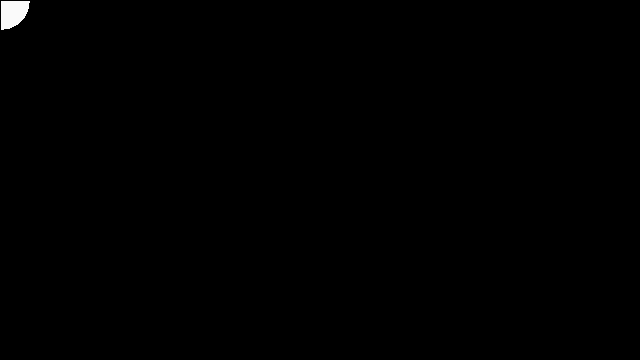
Frame 1 (no input)
Frame 60 (the mouse pressed at the canvas centre just before this capture): identical to frame 1, image omitted
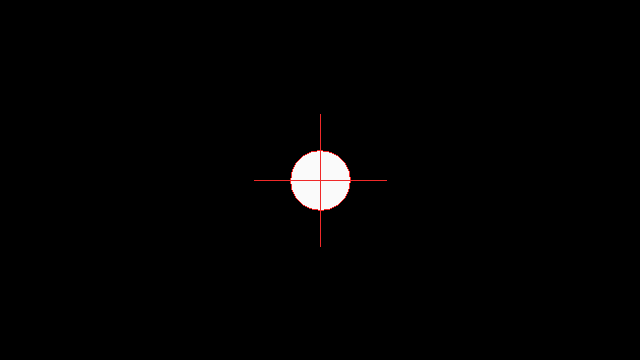
Frame 120 (the mouse held since frame 60 and released just before this capture)

The Processing sketch that drew these frames (run headless with seeded random() and noise(); from frame 60 on, the mouse is pressed at the canvas centre):

// Processing sketch: processing_146654
// ── processing_146654.pde



void setup() {
  size(640, 360);
  noSmooth();
  noStroke();
  background(0);
}



void draw() {
  background (#000000);
 stroke (30);
 fill (250);


 if (mousePressed) {
    stroke(240,41,41);
  } else {
    stroke(0);
  }
  ellipse(mouseX,mouseY,60,60);
  line(mouseX-66, mouseY, mouseX+66, mouseY);
  line(mouseX, mouseY-66, mouseX, mouseY+66); 
}
